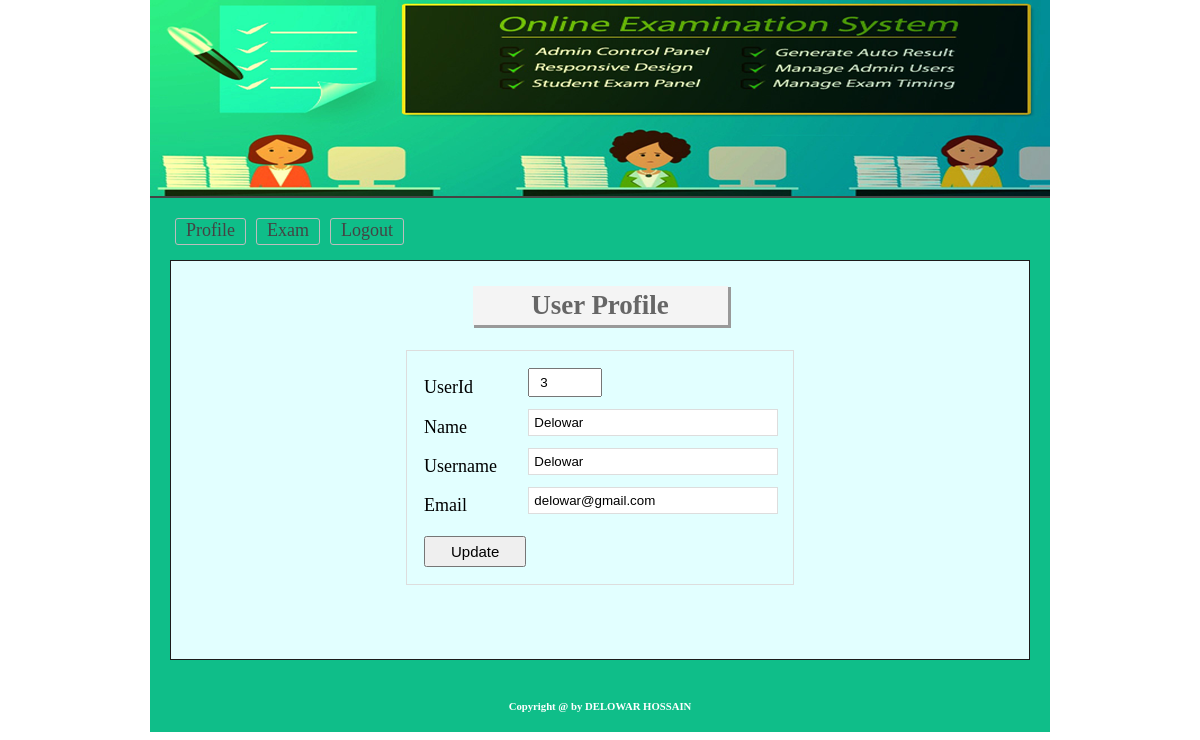
Screenshot of /profile.php (signed in) with the database file from the repository.
### tables this page shows
CREATE TABLE `tbl_user` (
  `id` int(11) NOT NULL,
  `name` varchar(50) NOT NULL,
  `username` varchar(50) NOT NULL,
  `useremail` varchar(50) NOT NULL,
  `userpass` varchar(32) NOT NULL,
  `status` int(11) NOT NULL DEFAULT '0'
);

### classes/user.php (called while the page is built, shortened)
<?php
$filepath=realpath(dirname(__FILE__));
include_once ($filepath."/../lib/Session.php");
include_once ($filepath."/../lib/Database.php");
class User{
	private $db;
	public function __construct(){
		$this->db=new Database();
	}
public function getUserProfile($id){
	$query="SELECT * FROM tbl_user WHERE id='$id'";
	$result=$this->db->select($query);
	if($result!=false){
		return $result;
	}
}
}
?>

### lib/Database.php (called while the page is built, shortened)
<?php
Class Database{
	public $host   = DB_HOST;
	public $user   = DB_USER;
	public $pass   = DB_PASS;
	public $dbname = DB_NAME;
	public $link;
	private function connectDB(){
	$this->link = new mysqli($this->host, $this->user, $this->pass, $this->dbname);
 }
	public function select($query){
		$result = $this->link->query($query) or die($this->link->error.__LINE__);
		if($result->num_rows > 0){
			return $result;
		} else {
			return false;
		}
	}
}

### lib/Session.php (called while the page is built, shortened)
<?php
class Session{
	 public static function get($key){
	 	if (isset($_SESSION[$key])) {
	 		return $_SESSION[$key];
	 	} else {
	 		return false;
	 	}
	 }
}
?>

### profile.php (the view)
<?php include 'inc/header.php'; ?>
<div class="main">
<h1 class="profile">User Profile</h1>
<div class="pro_content">
	<form action="" method="post">
		<?php
			$id=Session::get('id');
			$getUser=$user->getUserProfile($id);
			if($getUser){
			while ($value=$getUser->fetch_assoc()) {
		?>
		<table>
			<tr>
				<td>UserId</td>
				<td><input type="number" name="id" id="id" value="<?php echo $value['id'];?>"></td>
			</tr>
			<tr>
				<td>Name</td>
				<td><input type="text" name="name" id="name" value="<?php echo $value['name'];?>"></td>
			</tr>
			<tr>
				<td>Username</td>
				<td><input type="text" name="username" id="username" value="<?php echo $value['username'];?>"></td>
			</tr>
			<tr>
				<td>Email</td>
				<td><input type="text" name="email" id="email" value="<?php echo $value['useremail'];?>"></td>
			</tr>
			<tr>
				<td><input type="submit" id="submit" value="Update"></td>
			</tr>
		</table>
		<?php } } ?>
	</form>
</div>
 </div>
<?php include 'inc/footer.php'; ?>

### css/main.css (style rules this page uses)
* { margin:0;padding:0;outline:none }
body { font-family:verdana }
input[type="text"], input[type="password"] { border: 1px solid #ddd; margin-bottom: 10px; padding: 5px; width: 238px; }
input[type="submit"] { cursor: pointer; font-size: 15px; padding: 1px 10px; }
.main { background: #E2FFFF none repeat scroll 0 0; border: 1px solid #1C1C1C; margin-top: 10px; min-height: 368px; padding: 15px; width: 828px; }
.main h1 { background: #EC8F90 none repeat scroll 0 0; box-shadow: 2px 2px 0 1px #DA7449; color: #dfdfdf; margin: 10px auto 25px; padding: 4px; text-align: center; width: 620px; }
.main .profile { background: #f4f4f4 none repeat scroll 0 0; box-shadow: 2px 2px 0 1px #999; color: #666; margin: 10px auto 25px; padding: 4px; text-align: center; width: 247px; }
.pro_content { width:43%; border: 1px solid #ddd; margin:0 auto; margin-top: 20px; padding: 15px; }
.pro_content input[type='number'] { width: 20%; padding: 5px 10px; margin-bottom: 10px; }
.pro_content input[type='submit'] { padding: 5px 25px; margin-top: 10px; }

### rows the page displays
tbl_user: id "3", name "Delowar", username "Delowar", email "delowar@gmail.com"
